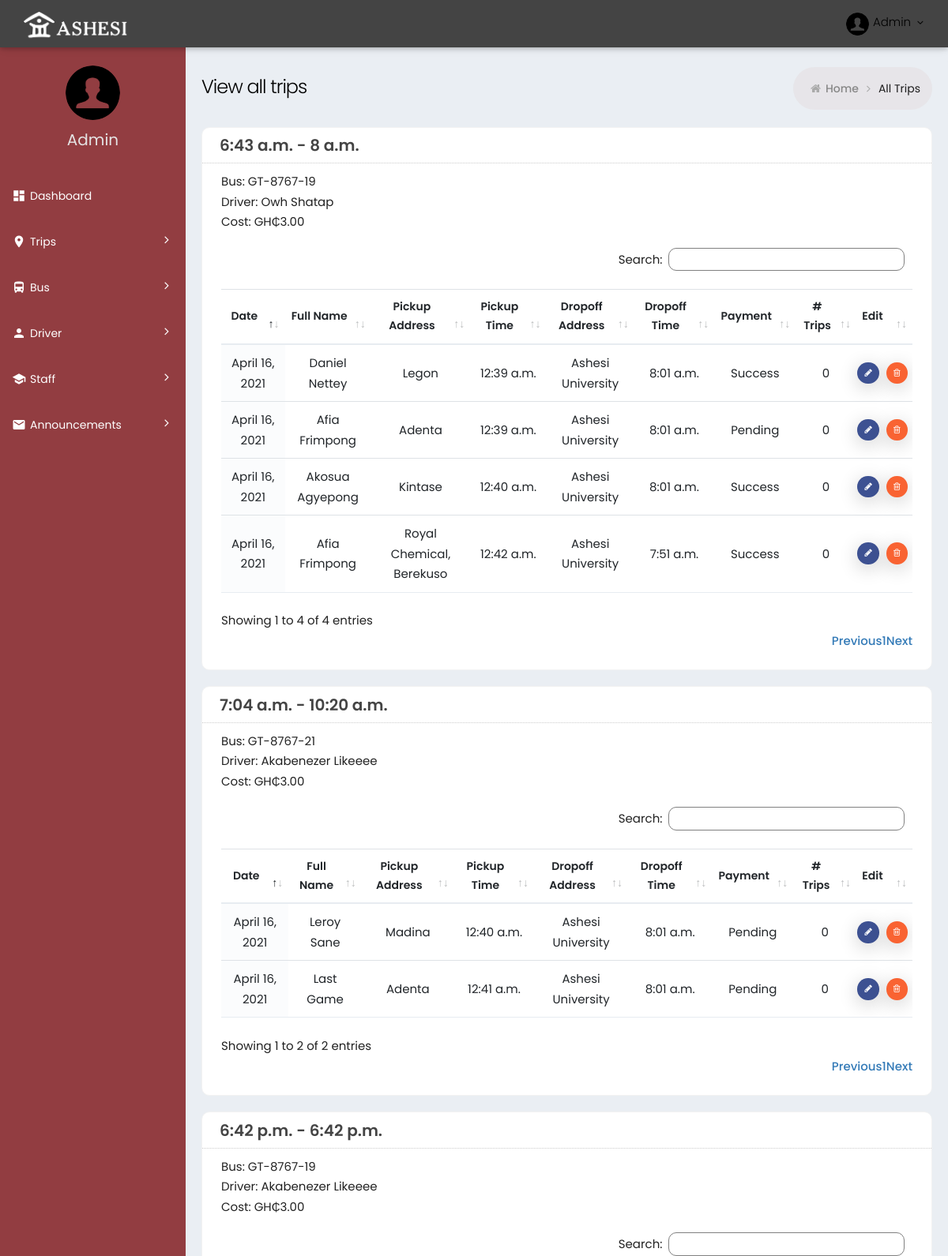
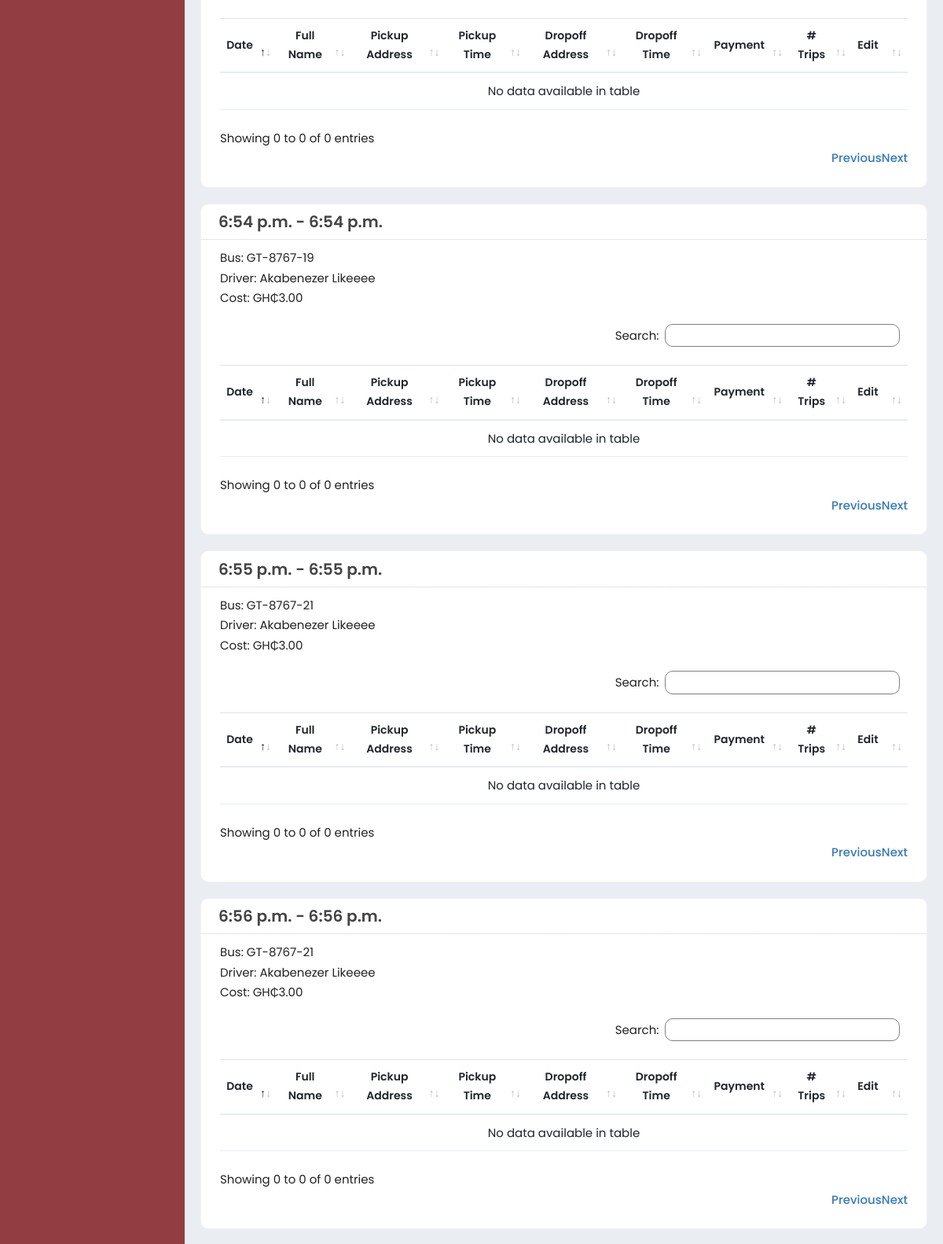
/trip/ (upper part), run on the app's committed database (2 pictures, top to bottom).
### ashbus/ashbus_web/models.py (models this page shows, shortened)
class Trip(models.Model):
    cost = models.IntegerField(default=3)
    driver = models.ForeignKey(Driver, on_delete=models.CASCADE)
    bus = models.ForeignKey(Bus, on_delete=models.CASCADE)
    start_time = models.TimeField(auto_now=False, auto_now_add=False)
    end_time = models.TimeField(auto_now=False, auto_now_add=False)

class Bus(models.Model):
    bus_number = models.CharField(max_length=40)
    status = models.CharField(max_length=20)
    capacity = models.IntegerField()
    seats_occupied = models.IntegerField()
    location = models.CharField(max_length=60)
    address = models.CharField(max_length=80)
    route = models.ForeignKey(Route, on_delete=models.CASCADE)

class Driver(models.Model):
    license_number = models.CharField(max_length=20)
    person = models.ForeignKey(Person, on_delete=models.CASCADE)

class Person(models.Model):
    email = models.CharField(max_length=40)
    first_name = models.CharField(max_length=20)
    last_name = models.CharField(max_length=20)
    mobile = models.CharField(max_length=20)
    gender = models.CharField(max_length=10)
    number_of_trips = models.IntegerField(default=0)

class Staff_Trip(models.Model):
    trip = models.ForeignKey(Trip, on_delete=models.CASCADE)
    staff = models.ForeignKey(Staff, on_delete=models.CASCADE)
    pickup_location = models.CharField(max_length=60)
    pickup_Address = models.CharField(max_length=80, default="")
    dropoff_location = models.CharField(max_length=60, default = "5.760627459528241, -0.21990174522088365")
    dropoff_Address = models.CharField(max_length=80, default="Ashesi University ")
    pickup_time = models.TimeField(auto_now=False, auto_now_add=True)
    dropoff_time = models.TimeField(auto_now=False, auto_now_add=False)
    trip_date = models.DateField(auto_now=False,auto_now_add=True)
    payment = models.CharField(max_length=20, default="Pending")

class Staff(models.Model):
    card_id = models.CharField(max_length=10)
    amount = models.IntegerField(default=0)
    person = models.ForeignKey(Person, on_delete=models.CASCADE)
    password = models.CharField(max_length=20, default="")

### ashbus/ashbus_web/views.py (the view)
# urls.py: path('trip/', TripView, name="trip"),
def TripView(request):
    trip = Staff_Trip.objects.all()
    one_trip = Trip.objects.all()
    return render(request, "trip.html", {"trips": trip, "one_trip" : one_trip})

### ashbus/ashbus_web/templates/trip.html
{% extends 'innerBase.html'  %}
{% block Content %}
<div class="page-content-wrapper">
	<div class="page-content">
		<div class="page-bar">
			<div class="page-title-breadcrumb">
				<div class=" pull-left">
					<div class="page-title">View all trips</div>
				</div>
				<ol class="breadcrumb page-breadcrumb pull-right">
					<li><i class="fa fa-home"></i>&nbsp;<a class="parent-item" href="{% url 'index' %}">Home</a>&nbsp;<i
							class="fa fa-angle-right"></i>
					</li>
					<li class="active">All Trips</li>
				</ol>
			</div>
		</div>
		<div class="row">
			<div class="col-md-12">
				{% for one_trip in one_trip %}
				<div class="card card-box">
					<div class="card-head">
						<header>{{ one_trip.start_time  }} - {{ one_trip.end_time }}</header>
					</div>
					<div class="card-body ">
						<div>
							Bus: {{ one_trip.bus.bus_number  }}
						</div>
						<div>
							Driver: {{ one_trip.driver.person.first_name  }} {{ one_trip.driver.person.last_name  }}
						</div>
						<div>
							Cost: GH₵{{ one_trip.cost  }}.00
						</div>
						<div class="table-scrollable">
							<table class="table table-hover table-checkable order-column full-width" id="example{{one_trip.id}}">
								<thead>
									<tr>
										<th class="center"> Date</th>
										<th class="center"> Full Name </th>
										<th class="center"> Pickup Address </th>
										<th class="center"> Pickup Time </th>
										<th class="center"> Dropoff Address </th>
										<th class="center"> Dropoff Time </th>
										<th class="center"> Payment </th>
										<th class="center"> # Trips </th>
										<th class="center"> Edit </th>
									</tr>
								</thead>
								<tbody>
									{% for trip in trips %}
									{% if trip.trip.id == one_trip.id %}
									<form action="">
										<tr class="odd gradeX">
											<td class="center"> {{ trip.trip_date }} </td>
											<td class="center"> {{ trip.staff.person.first_name }} {{ trip.staff.person.last_name }} </td>
											<td class="center"> {{ trip.pickup_Address }} </td>
											<td class="center"> {{ trip.pickup_time }} </td>
											<td class="center"> {{ trip.dropoff_Address }} </td>
											<td class="center"> {{ trip.dropoff_time }} </td>
											<td class="center"> {{ trip.payment }} </td>
											<td class="center"> {{ trip.staff.person.number_of_trips }} </td>
											<td class="center">
												<a class="btn btn-tbl-delete btn-xs" style="background:#3d5192">
													<i class="fa fa-pencil"></i>
												</a>
												<a class="btn btn-tbl-delete btn-xs">
													<i class="fa fa-trash-o"></i>
												</a>
											</td>
										</tr>
									</form>
									{% endif %}
									{% endfor %}
								</tbody>
							</table>
						</div>
					</div>
				</div>
				{% endfor %}
				</div>
			</div>
		</div>
	</div>
</div>
{% endblock Content %}

### ashbus/ashbus_web/static/css/material_style.css (style rules this page uses)
.full-width { width: 100% !important; }

### ashbus/ashbus_web/static/css/responsive.css (style rules this page uses)
@media (min-width:992px) { .page-content-wrapper { float: left; width: 100% } }
@media (min-width:992px) { .page-content-wrapper .page-content { margin-left: 235px; margin-top: 0; min-height: 600px; padding: 25px 20px 10px } }

### ashbus/ashbus_web/static/css/theme-color.css (style rules this page uses)
:root { --sidebar-color: #ffffff; --sidebar-font-color: #4680ff; --logo-color: #222c3c; --header-color: #6673FC; }

### data on the page
Trip: start_time "6:43 a.m.", end_time "8 a.m.", bus.bus_number "GT-8767-19", driver.person.first_name "Owh", driver.person.last_name "Shatap", cost "3"
Staff_Trip: trip_date "April 16, 2021", staff.person.first_name "Daniel", staff.person.last_name "Nettey", pickup_Address "Legon", pickup_time "12:39 a.m.", dropoff_Address "Ashesi University", dropoff_time "8:01 a.m.", payment "Success", staff.person.number_of_trips "0"
Staff_Trip: trip_date "April 16, 2021", staff.person.first_name "Afia", staff.person.last_name "Frimpong", pickup_Address "Adenta", pickup_time "12:39 a.m.", dropoff_Address "Ashesi University", dropoff_time "8:01 a.m.", payment "Pending", staff.person.number_of_trips "0"
Staff_Trip: trip_date "April 16, 2021", staff.person.first_name "Akosua", staff.person.last_name "Agyepong", pickup_Address "Kintase", pickup_time "12:40 a.m.", dropoff_Address "Ashesi University", dropoff_time "8:01 a.m.", payment "Success", staff.person.number_of_trips "0"
Staff_Trip: trip_date "April 16, 2021", staff.person.first_name "Afia", staff.person.last_name "Frimpong", pickup_Address "Royal Chemical, Berekuso", pickup_time "12:42 a.m.", dropoff_Address "Ashesi University", dropoff_time "7:51 a.m.", payment "Success", staff.person.number_of_trips "0"
Trip: start_time "7:04 a.m.", end_time "10:20 a.m.", bus.bus_number "GT-8767-21", driver.person.first_name "Akabenezer", driver.person.last_name "Likeeee", cost "3"
Staff_Trip: trip_date "April 16, 2021", staff.person.first_name "Leroy", staff.person.last_name "Sane", pickup_Address "Madina", pickup_time "12:40 a.m.", dropoff_Address "Ashesi University", dropoff_time "8:01 a.m.", payment "Pending", staff.person.number_of_trips "0"
Staff_Trip: trip_date "April 16, 2021", staff.person.first_name "Last", staff.person.last_name "Game", pickup_Address "Adenta", pickup_time "12:41 a.m.", dropoff_Address "Ashesi University", dropoff_time "8:01 a.m.", payment "Pending", staff.person.number_of_trips "0"
Trip: start_time "6:42 p.m.", end_time "6:42 p.m.", bus.bus_number "GT-8767-19", driver.person.first_name "Akabenezer", driver.person.last_name "Likeeee", cost "3"
Trip: start_time "6:54 p.m.", end_time "6:54 p.m.", bus.bus_number "GT-8767-19", driver.person.first_name "Akabenezer", driver.person.last_name "Likeeee", cost "3"
Trip: start_time "6:55 p.m.", end_time "6:55 p.m.", bus.bus_number "GT-8767-21", driver.person.first_name "Akabenezer", driver.person.last_name "Likeeee", cost "3"
Trip: start_time "6:56 p.m.", end_time "6:56 p.m.", bus.bus_number "GT-8767-21", driver.person.first_name "Akabenezer", driver.person.last_name "Likeeee", cost "3"
